Frame 1 (no input): blank canvas, image omitted
Frame 60 (the mouse pressed at the canvas centre just before this capture): blank canvas, image omitted
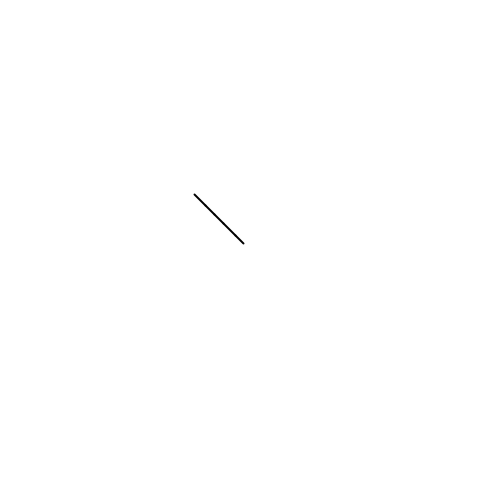
Frame 120 (the mouse held since frame 60 and released just before this capture)

The Processing sketch whose frames 1 and 60 were blank and that drew this single picture after the mouse press (run headless with seeded random() and noise(); from frame 60 on, the mouse is pressed at the canvas centre):

// Processing sketch: lines_react
// ── lines_react.pde
StageManager sm;
boolean onPressed;
boolean newVertexSpawn;
int currentDrawingWormIndex;

void setup() {
  size(500, 500);
  smooth();
  frameRate(30);
  sm = new StageManager();
  
}

void draw() {
  sm.spawnItf(mouseX,mouseY,0.00001);
  background(255);
  if (onPressed) {
    Worm currentW = (Worm) sm.worms.get(currentDrawingWormIndex);
    currentW.spawnV(mouseX, mouseY);
    if(newVertexSpawn){
      sm.checkIntersect();
    }
  }else{
    sm.checkVanish();
  }
  sm.update();
  sm.display();
}

void mousePressed() {
  sm.spawnW();
  currentDrawingWormIndex = sm.worms.size()-1;
  onPressed = true;
}

void mouseReleased() {
  onPressed = false;
}

class Interference{
  
  PVector loc;
  float force;
  
  Interference(float initX,float initY,float force){
    this.force = force;
    loc = new PVector(initX,initY);
  }
}

// ── Sm.pde
class StageManager {

  ArrayList worms;
  ArrayList itfs;
  int maxPAmt;

  StageManager() {
    worms = new ArrayList();
    itfs = new ArrayList();
  }

  void update() {
    for (int i=0;i<worms.size();i++) {
      Worm eachW = (Worm) worms.get(i);

      eachW.repelWithin();
      eachW.tensedWithin();

      for (int j=i+1;j<worms.size();j++) {
        Worm repWorm = (Worm) worms.get(j);
        eachW.repelWithOther(repWorm);
      }

      for (int k=0;k<itfs.size();k++) {
        Interference eachItf = (Interference) itfs.get(k);
        eachW.interferedBy(eachItf, eachItf.force);
      }

      eachW.update();
    }
  }

  void display() {
    for (int i=0;i<worms.size();i++) {
      Worm eachW = (Worm) worms.get(i);
      eachW.display();
    }
  }
  
  void checkVanish(){
    for (int i = worms.size()-1;i>=0;i--){
      Worm eachW = (Worm) worms.get(i);
      if(eachW.vertices.size()<=3){
        worms.remove(i);
      }
    }
  }

  void checkIntersect() {

    Worm currentW = (Worm) worms.get(currentDrawingWormIndex);
    int lastVertexIndex = currentW.vertices.size()-2;

    if (lastVertexIndex>=0) {
      Vertex currentVertex = (Vertex)currentW.vertices.get(lastVertexIndex+1);
      Vertex lastVertex = (Vertex)currentW.vertices.get(lastVertexIndex);
      PVector cSeg1v1 = new PVector(currentVertex.loc.x, currentVertex.loc.y);
      PVector cSeg1v2 = new PVector(lastVertex.loc.x, lastVertex.loc.y);

      for (int i=0;i<worms.size();i++) {
        if (i==currentDrawingWormIndex) {
          continue;
        }
        else {
          Worm eachW = (Worm) worms.get(i);
          for (int j=1;j<eachW.vertices.size()-2;j++) {
            Vertex v1 = (Vertex)eachW.vertices.get(j);
            Vertex v2 = (Vertex)eachW.vertices.get(j+1);
            PVector cSeg2v1 = new PVector(v1.loc.x, v1.loc.y);
            PVector cSeg2v2 = new PVector(v2.loc.x, v2.loc.y);
            if (intersect(cSeg1v1, cSeg1v2, cSeg2v1, cSeg2v2)) {

              Worm cutOffSeg = new Worm();
              worms.add(cutOffSeg);

              for (int k=j;k<eachW.vertices.size();k++) {
                Vertex ogV = (Vertex)eachW.vertices.get(k);
                Vertex addedV;
                if (k==j) {
                  addedV = new Vertex((v1.loc.x+v2.loc.x)*0.5, (v1.loc.y+v2.loc.y)*0.5);
                }else {
                  addedV = new Vertex(ogV.loc.x, ogV.loc.y);
                }
                cutOffSeg.vertices.add(addedV);
              }

              v1.loc.x = (v1.loc.x+v2.loc.x)*0.5;
              v1.loc.y = (v1.loc.y+v2.loc.y)*0.5;
              for (int k=eachW.vertices.size()-1;k>j+1;k--) {
                eachW.vertices.remove(k);
              }
            }
          }
        }
      }
    }
  }

  boolean intersect(PVector s1v1, PVector s1v2, PVector s2v1, PVector s2v2) {
    float denominator = (s1v1.x-s1v2.x)*(s2v1.y-s2v2.y)-(s1v1.y-s1v2.y)*(s2v1.x-s2v2.x);
    if (denominator==0) {
      return false;
    }
    else {
      float istX = ((s1v1.x*s1v2.y-s1v2.x*s1v1.y)*(s2v1.x-s2v2.x)-(s1v1.x-s1v2.x)*(s2v1.x*s2v2.y-s2v2.x*s2v1.y))/denominator;
      float istY = ((s1v1.x*s1v2.y-s1v2.x*s1v1.y)*(s2v1.y-s2v2.y)-(s1v1.y-s1v2.y)*(s2v1.x*s2v2.y-s2v2.x*s2v1.y))/denominator;
      if ( (istX-s1v1.x)*(istX-s1v2.x)<=0 && (istY-s1v1.y)*(istY-s1v2.y)<=0 && (istX-s2v1.x)*(istX-s2v2.x)<=0 && (istY-s2v1.y)*(istY-s2v2.y)<=0 ) {
        return true;
      }
      else {
        return false;
      }
    }
  }

  void spawnW() {
    Worm addedW = new Worm();
    worms.add(addedW);
  }

  void spawnItf(float initX, float initY, float force) {
    Interference addedItf = new Interference(initX, initY, force);
    itfs.add(addedItf);
  }
}

// ── vertex.pde
class Vertex{
  
  PVector loc,vel,acc;
  float thres,thresT,decay;
  
  Vertex(float initX,float initY){
    
    loc = new PVector(initX,initY);
    vel = new PVector(0,0);
    acc = new PVector(0,0);
    
    decay = 0.9;
    thres = 0;
    thresT = 20;
  }
  
  void update(){
    thres = lerp(thres,thresT,0.1);
    vel.add(acc);
    vel.limit(10);
    vel.mult(decay);
    loc.add(vel);
    acc.set(0,0,0);
  }
  
  void repel(Vertex repV){
    PVector dir = new PVector(0, 0);
    float repForce = 0;
    dir = PVector.sub(loc, repV.loc);
    if (dir.mag() < thres) {
        repForce = 1/(dir.mag()+1);
        dir.normalize();
        dir.mult(repForce);
        acc.add(dir);
        repV.acc.sub(dir);
      }
  }
  
  void interferedBy(Interference itf, float force){
    PVector dir = new PVector(0, 0);
    float distance = 0;
    dir = PVector.sub(itf.loc, loc);
    distance = dir.mag();
    dir.normalize();
    dir.mult(distance*force);
    acc.add(dir);
  }
  
  void tensedBy(Vertex v1,Vertex v2, float force){
    PVector mid = new PVector((v1.loc.x+v2.loc.x)*0.5,(v1.loc.y+v2.loc.y)*0.5);
    PVector dir = new PVector(0, 0);
    float distance = 0;
    dir = PVector.sub(mid, loc);
    distance = dir.mag();
    dir.normalize();
    dir.mult(distance*force);
    acc.add(dir);
  }
  
  void display(){
    ellipse(loc.x,loc.y,5,5);
  }
}
class Worm {

  ArrayList vertices;

  Worm() {
    vertices = new ArrayList();
  }

  void update() {
    for (int i=0;i<vertices.size();i++) {
      Vertex eachV = (Vertex) vertices.get(i);
      eachV.update();
    }
  }

  void repelWithin() {
    for (int i=1;i<vertices.size()-1;i++) {
      Vertex eachV = (Vertex) vertices.get(i);
      for (int j=i+1;j<vertices.size()-1;j++) {
        Vertex repV = (Vertex) vertices.get(j);
        eachV.repel(repV);
      }
    }
  }

  void repelWithOther(Worm repWorm) {
    for (int i=1;i<vertices.size()-1;i++) {
      Vertex eachV = (Vertex) vertices.get(i);
      for (int j=1;j<repWorm.vertices.size()-1;j++) {
        Vertex repV = (Vertex) repWorm.vertices.get(j);
        eachV.repel(repV);
      }
    }
  }
  
  void tensedWithin(){
    for (int i=1;i<vertices.size()-1;i++) {
      Vertex eachV = (Vertex) vertices.get(i);
      Vertex pV1 = (Vertex) vertices.get(i-1);
      Vertex nV1 = (Vertex) vertices.get(i+1);
      eachV.tensedBy(pV1,nV1,0.01);
      if(i>1&&i<vertices.size()-2){
        Vertex pV2 = (Vertex) vertices.get(i-2);
        Vertex nV2 = (Vertex) vertices.get(i+2);
        eachV.tensedBy(pV1,nV2,0.005);
        eachV.tensedBy(pV2,nV1,0.005);
        eachV.tensedBy(pV2,nV2,0.005);
      }
    }
  }

  void interferedBy(Interference itf, float force) {
    for (int i=0;i<vertices.size();i++) {
      Vertex eachV = (Vertex) vertices.get(i);
      eachV.interferedBy(itf, force);
    }
  }

  void display() {
    noFill();
    stroke(0);
    strokeWeight(2);
    if (vertices.size()>3) {
      for (int i=1;i<vertices.size()-2;i++) {
        Vertex control1 = (Vertex) vertices.get(i-1);
        Vertex draw1 = (Vertex) vertices.get(i);
        Vertex draw2 = (Vertex) vertices.get(i+1);
        Vertex control2 = (Vertex) vertices.get(i+2);
        curve(control1.loc.x, control1.loc.y, draw1.loc.x, draw1.loc.y, draw2.loc.x, draw2.loc.y, control2.loc.x, control2.loc.y);
      }
    }
  }

  void spawnV(float initX, float initY) {
    if (vertices.size()==0) {
      Vertex addedV = new Vertex(initX, initY);
      vertices.add(addedV);
      newVertexSpawn = true;
    }
    else {
      Vertex lastV = (Vertex) vertices.get(vertices.size()-1);
      if (dist(initX, initY, lastV.loc.x, lastV.loc.y)>=5) {
        Vertex addedV = new Vertex(initX, initY);
        vertices.add(addedV);
        newVertexSpawn = true;
      }else{
        newVertexSpawn = false;
      }
    }
  }
}
